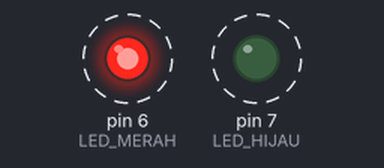
Bench run of a sketch on a simulated Arduino Uno, built with avr-gcc and run on an emulated ATmega328P. Parts: output pins drawn as LEDs (lit = HIGH). Dashed ring = blinking.

Above: at 0.2 s.
Timing chart, 0 to 3.0 s (numbered marks = the images above):
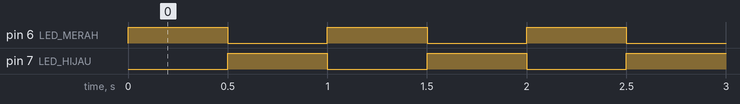

Measured:
- by itself, pin 6 (LED_MERAH), pin 7 (LED_HIJAU): alternates HIGH for 0.50 s and LOW for 0.50 s

The sketch:

01_LED_Bergantian.ino
```cpp
const int LED_MERAH = 6;
const int LED_HIJAU = 7;

void setup() {
  pinMode(LED_MERAH, OUTPUT);
  pinMode(LED_HIJAU, OUTPUT);
}

void loop() {
  digitalWrite(LED_MERAH, HIGH);
  digitalWrite(LED_HIJAU, LOW);
  delay(500);
  digitalWrite(LED_MERAH, LOW);
  digitalWrite(LED_HIJAU, HIGH);
  delay(500);
}
```
